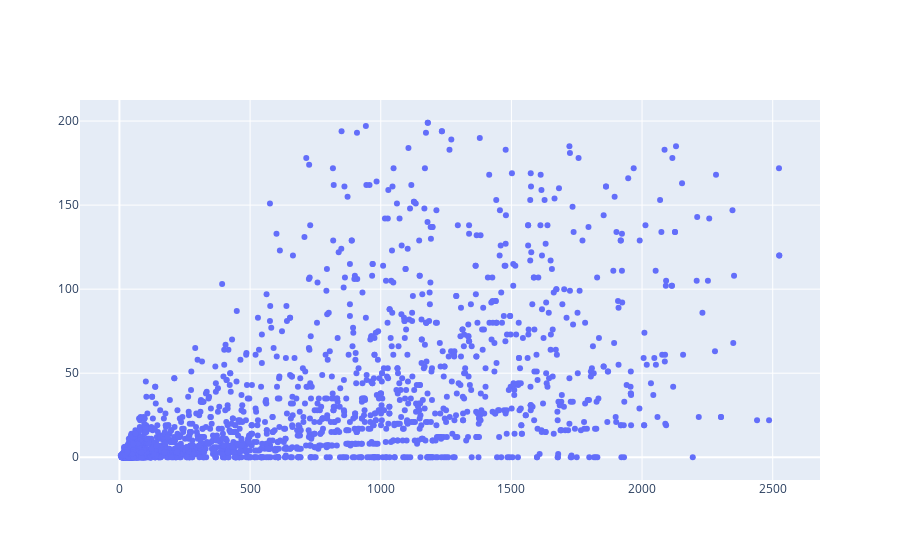

The notebook cell saved with this chart:
### Code cell
#Fruits
fig3 = go.Figure()
fig3.add_trace(go.Scatter(x=df2.Expenses, y=df2.Fruits,mode="markers"))

### Figure 1 — Plotly figure (JSON) as saved in the notebook; plotly's stock layout.template omitted (floating-point values rounded to 4 significant figures; data arrays with more than 128 entries replaced by an {"elided": "..."} marker saying what was removed)
{"data": [{"mode": "markers", "type": "scatter", "x": {"elided": "2236 int values"}, "y": {"elided": "2236 int values"}}], "layout": {}}
